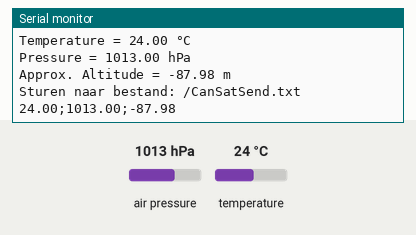
A program run on a simulated ESP32. On the bench: the last lines printed to the serial monitor. Inputs (shaded band) come from the test bench; at power-on: air pressure 1013 hPa, temperature 24 °C. WiFi joins after 1.5 s; servers stay silent unless stated; storage starts empty; no MQTT or app messages arrive unless stated.

Above: at 3.2 s.
3.3 s: air pressure set to 952 hPa
At 4.6 s:
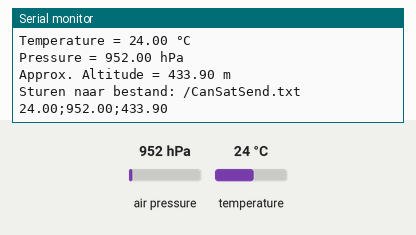
4.8 s: temperature set to 12 °C
At 5.6 s:
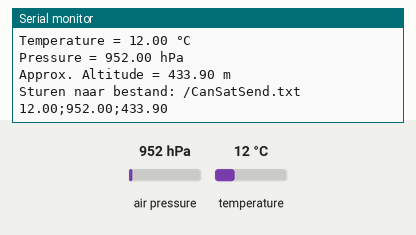
6.3 s: air pressure set to 975 hPa
At 8.0 s:
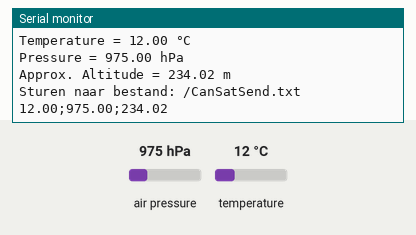
Timing chart, 0 to 9.5 s (numbered marks = the images above; inputs shaded):
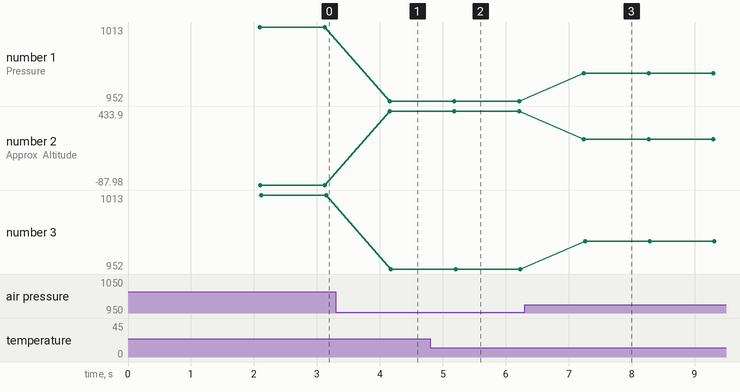

Measured:
- after the input at 3.3 s, the serial monitor: prints a new line after 0.86 s (image 1)
- after the input at 4.8 s, the serial monitor: prints a new line after 0.38 s (image 2)
- after the input at 6.3 s, the serial monitor: prints a new line after 0.94 s (image 3)
- plotted number 1: 1013 → 952 after the input at 3.3 s, 952 → 975 after the input at 6.3 s
- plotted number 2: -87.98 → 433.9 after the input at 3.3 s, 433.9 → 234.02 after the input at 6.3 s
- plotted number 3: 1013 → 952 after the input at 3.3 s, 952 → 975 after the input at 6.3 s

The program:

main.cpp
```cpp
// including libraries
#include <Arduino.h>
#include <ArduinoMqttClient.h>
#include <WiFi.h>
#include <Adafruit_Sensor.h>
#include <Adafruit_BMP280.h>
#include <FS.h>
#include <SD.h>
#include <SPI.h>
#include <secrets.h> // secrets file invoegen

// definieren van filename
#define FILE_NAME "/CanSatSend.txt"

// definieren van de sd cs pin
#define SD_CSPIN  25

// wificlient definieren
WiFiClient wifiClient;

// mqttclient definieren
MqttClient mqttClient(wifiClient);

// stel de waarde van de luchtdruk op zeeniveau in voor jouw locatie
// je kunt deze vinden op https://www.meteo.be/nl/weer/waarnemingen/belgie
// als je dat doet, wordt de hoogte ongeveer correct berekend
// een afwijking van ±8 m is normaal, omdat de sensor een afwijking heeft
#define SEALEVELPRESSURE_HPA (1002.5)

#define BMP280_ADR  0x76 // zet I2C address van de BMP280 sensor
                         // sommige sensoren gebruiken het adress 0x77

// in deze oefening, gebruiken we andere dan de default I2C pinnen
#define SDA_2   32 // gebruik deze PIN als tweede I2C SDA connectie
#define SCL_2   33 // gebruik deze PIN als tweede I2C SCL connectie
#define DELAY_TIME  1000

TwoWire I2Ctwo = TwoWire(1);  // maak I2Ctwo object op ESP32
                              // dees is nodig als we een tweede
                              // I2C connection willen gebruiken
Adafruit_BMP280 bmp( &I2Ctwo ); // declareer een object bmp waar data van de
                                // bmp280 sensor kan geschreven worden in de
                                // I2C object I2Ctwo eerder gedeclareerd.

bool bmp_connected = false; // een globale var om doorheen het programma te checken
                            // of de bmp sensor geconnecteerd is

// vooruitdeclaties (prototypes) zodat loop() deze functies kan aanroepen
void printValues();
String csv_string_data();
void mqtt_pub_csv(const char *topic, String str_csv);
bool I2C_check(TwoWire *bus, byte address);
void appendFile(fs::FS &fs, const char * path, const char * message);
int  ConnectSD();
bool checkSDConnection();

void setup() {
  // initialiseren van de seriele poort en wachten tot het opent
  Serial.begin(115200);
  while (!Serial) {
    ; // wacht voor de seriele poort voor te connecteren
  }

  Serial.println("Begin programma");
  Serial.println("------------------");

  // verbinden met wifi
  Serial.print("Proberen te connecteren tot het wifi netwerk SSD: ");
  Serial.println(SECRET_SSID);
  WiFi.begin( SECRET_SSID, SECRET_PASS ); // verbinden met de wifi
  while (WiFi.status() != WL_CONNECTED) {
    // print . elke seconden zolang de wifi niet verbonden is
    Serial.print(".");
    delay(1000);
  }

  Serial.println();
  Serial.println("Verbonden met de wifi!");
  Serial.println();

  // verbinden met mqtt broker
  Serial.print("Proberen te verbinden met de MQTT broker: ");
  Serial.println(BROKER);

  while (!mqttClient.connect(BROKER, PORT)) {
    Serial.print("MQTT verbinding mislukt! Fout code = ");
    Serial.println(mqttClient.connectError());
  }

  Serial.println("Verbonden met de broker!");
  Serial.println();

  Serial.print("Verbinden met topic: ");
  Serial.println(TOPIC);
  Serial.println();

  // subscribe op het topic
  mqttClient.subscribe(TOPIC);

  // testen van de bmp280 sensor
  Serial.println( "BMP280 test" );

  // connecteren vab BMP280 sensor met de niet default I2C connection
  I2Ctwo.begin(SDA_2, SCL_2);  // SDA=32, SCL=33
  // connecteren van de bmp280 sensor
    if (!bmp.begin( BMP280_ADR )) {
        Serial.println("Could not find a valid BMP280 sensor, check wiring, address, sensor ID!");
        return;
    }

  bmp_connected = true; // omdat de connection van de bpm280 sensor oké is
                        // kunnen we de globale var op true zetten

  // optioneel: stel oversampling en filter in
  // om nauwkeurigere sensormetingen te verkrijgen
    bmp.setSampling(Adafruit_BMP280::MODE_NORMAL,     /* Operating Mode. */
                  Adafruit_BMP280::SAMPLING_X2,     /* Temp. oversampling */
                  Adafruit_BMP280::SAMPLING_X16,    /* Pressure oversampling */
                  Adafruit_BMP280::FILTER_X16,      /* Filtering. */
                  Adafruit_BMP280::STANDBY_MS_500); /* Standby time. */

  // bmp succesvol verbonden
  Serial.println();
  Serial.println( "BMP280 succesvol verbonden!" );
  Serial.println();

  // verbinden met sd kaart
  Serial.println("Verbinden met sd kaart");
  ConnectSD();
  Serial.println();
  Serial.println("Verbonden met sd kaart!");
  Serial.println();

  // versie beheer
  const char *baseFile = "/CanSatSend.txt"; // zet de basefile als CanSatSend.txt

  // Controleren of CanSatSend.txt bestaat
  if (SD.exists(baseFile)) {
    Serial.println("Bestand gevonden: CanSatSend.txt");

    // Zoek naar eerstvolgende vrije versie
    int version = 1;
    char newFileName[40];

    bool bezet = true;
    while (bezet) {
      snprintf(newFileName, sizeof(newFileName), "/CanSatSend_%04d.txt", version);
      if (!SD.exists(newFileName)) {
        bezet = false; // Deze bestandsnaam is nog vrij
      }
      version++;
    }

    // Hernoem het bestand
    if (SD.rename(baseFile, newFileName)) {
      Serial.printf("Bestand hernoemd naar: %s\n", newFileName);
    } else {
      Serial.println("Hernoemen mislukt!");
    }

  } else {
    Serial.println("Geen bestand met de naam CanSatSend.txt gevonden.");
  }
}

void loop() {
  // behouden van de verbinding met mqttClient
  mqttClient.poll();
  // var definieren waar csv in komt
  String data = "";

  char msg[100] = "";

  // check of de BMP280 sensor nog steeds verbonden is door I2C communicatie te testen
  bmp_connected = I2C_check(&I2Ctwo, BMP280_ADR);

  if (bmp_connected) {
      printValues();
      data = csv_string_data(); // zet de csv in de var data
      mqtt_pub_csv(TOPIC,data); // publiceert de data (csv) op mqtt broker
      data = data +"\n";
      data.toCharArray(msg,100); // zet de csv string om naar een char lijst
      if(checkSDConnection()){ // kijkt of de sd kaart verbonden is
        appendFile(SD, FILE_NAME, msg); // zet data in het bestand met de naam FILE_NAME
      }
  } else {
      Serial.println("ERROR: BMP280 sensor not found!");
  }

  delay(1000);
}

// functie die de waardes van bmp280 sensor print
void printValues() {

  // Extra safety check
  if (!bmp_connected) return;

  // waardes ophalen
  float temperature = bmp.readTemperature();
  float pressure = bmp.readPressure() / 100.0F;
  float altitude = bmp.readAltitude(SEALEVELPRESSURE_HPA);

  // waardes printen
  Serial.print("Temperature = ");
  Serial.print( temperature );
  Serial.println(" °C");

  Serial.print("Pressure = ");
  Serial.print( pressure );
  Serial.println(" hPa");

  Serial.print("Approx. Altitude = ");
   Serial.print( altitude );
  Serial.println(" m");
}

// functie die de waarde in csv string zet
String csv_string_data(){
  // Extra safety check
  if (!bmp_connected) return String(); // returnt een lege string

  // waarde ophalen
  float temperature = bmp.readTemperature(); // Read temperature
  float pressure = bmp.readPressure() / 100.0F; // Read pressure
  float altitude = bmp.readAltitude(SEALEVELPRESSURE_HPA); // Read altitude

  // waarde in csv string zetten
  String csv = String(temperature) + ";" + String(pressure) + ";" + String(altitude); // CSV string

  return csv;
}

// sturen van csv string op mqtt broker
void mqtt_pub_csv(const char *topic, String str_csv){
  mqttClient.beginMessage( topic ); // bericht sturen op TOPIC
  mqttClient.print( str_csv ); // sturen van CSV string op mqtt broker
  mqttClient.endMessage(); // beëindigen van het bericht
}

// functie die checkt of een I2C apparaat bereikbaar is op het gegeven adres
bool I2C_check(TwoWire *bus, byte address) {
    bus->beginTransmission(address);    // start communicatie met I2C apparaat
    byte error = bus->endTransmission(); // beëindig communicatie en krijg foutcode
    return (error == 0);                // true als geen fout (error=0)
}

// functie die een message zet in een bestand
void appendFile(fs::FS &fs, const char * path, const char * message){
  Serial.printf("Sturen naar bestand: %s\n", path);

  File file = fs.open(path, FILE_APPEND);
  if(!file){
    Serial.println("Openen van het bestand mislukt!");
    return;
  }
  if(file.print(message)){
      Serial.print( message );
  } else {
    Serial.println("Sturen mislukt");
  }
  file.close();
}

// functie die verbind met de sd kaart
int ConnectSD() {
    // initialiseert de SD kaart
    Serial.print("Initializeren van SD card...");

    // blijft proberen te verbinden met de SD kaart totdat het lukt
    while (!SD.begin( SD_CSPIN )) {
        Serial.print(".");
        delay( 50 );
    }
    Serial.println("initializeren gelukt.");

    // Bepaalt het type SD kaart
    uint8_t cardType = SD.cardType();

    // controleert of er een SD kaart aanwezig is
    if(cardType == CARD_NONE){
        Serial.println("Geen SD card geconnecteerd!");
        return( -1);  // Geeft -1 terug als er geen kaart gevonden is
    }

    // print het type SD kaart
    Serial.print("SD Card Type: ");
    if(cardType == CARD_MMC){
        Serial.println("MMC");
    } else if(cardType == CARD_SD){
        Serial.println("SDSC");
    } else if(cardType == CARD_SDHC){
        Serial.println("SDHC");
    } else {
        Serial.println("ONBEKEND");
    }

    // Berekent en print de grootte van de SD kaart in MB
    uint64_t cardSize = SD.cardSize() / (1024 * 1024);
    Serial.printf("SD Card Grootte: %lluMB\n", cardSize);

    return 0;  // Geeft 0 terug als alles succesvol is
}

// functie die de sd kaart connectie test
bool checkSDConnection() {
    uint8_t cardType = SD.cardType();

    if(cardType == CARD_NONE) {
        Serial.println("SD kaart niet gevonden!");
        return false;
    }

    // Test of we kunnen schrijven naar de kaart
    File testFile = SD.open("/test.txt", FILE_WRITE);
    if(!testFile) {
        Serial.println("SD kaart schrijf test mislukt!");
        return false;
    }
    testFile.close();

    return true;
}
```

Secrets.h
```cpp
// WIFI credentials
#define SECRET_SSID "telenet-7625876"
#define SECRET_PASS "t8mcBkwsd7ha"

// Mosquitto Broker credentials
#define BROKER  "192.168.0.218" // IP adres van de MQTT host IP adres thuis Raspberry Pi
#define PORT    1883
#define TOPIC   "CanSat"   // Topic waarop je zal publiceren in MQTT
```
